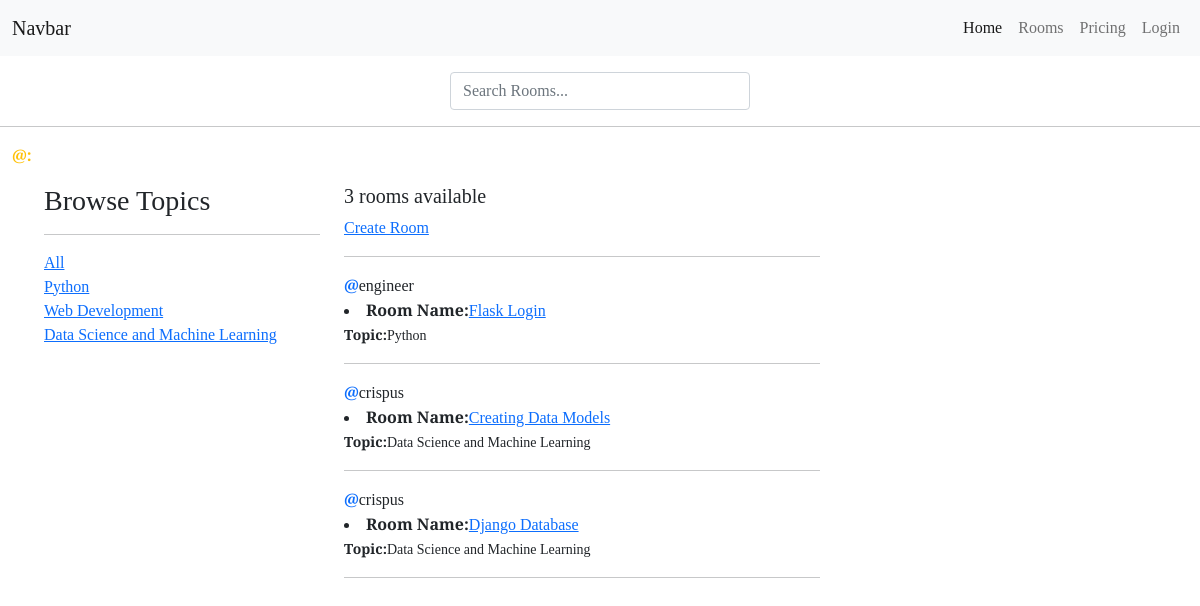
The app's page /, older data.
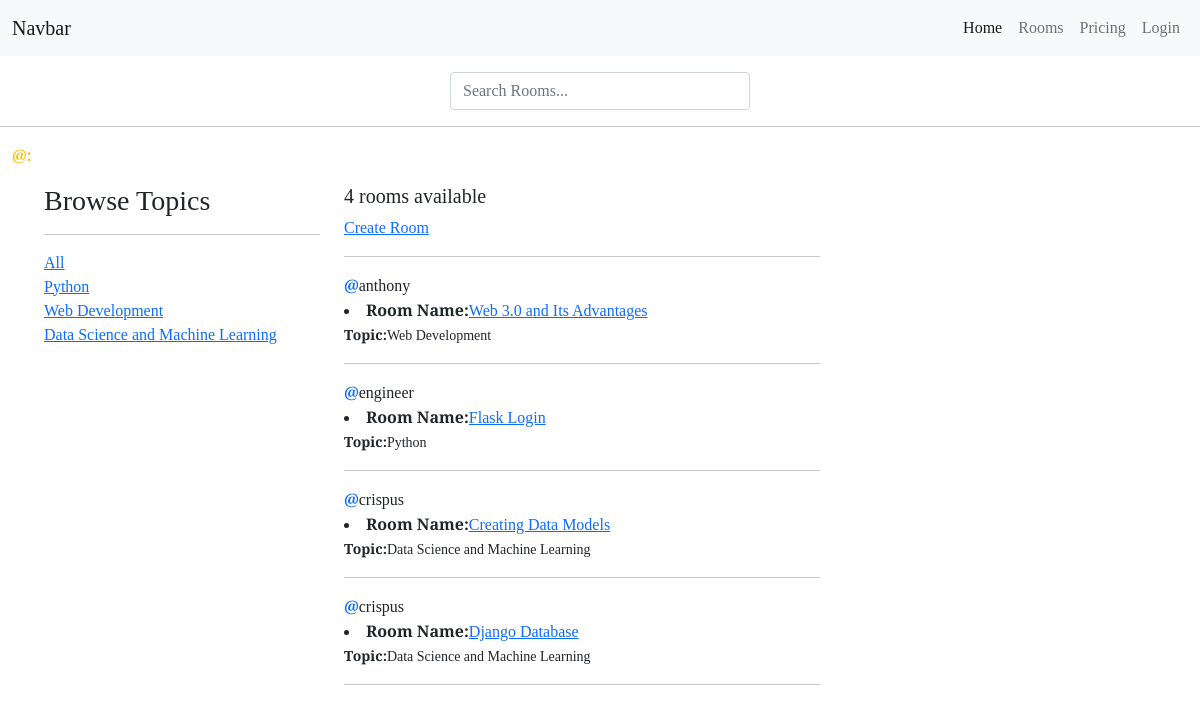
The same page, newer data.
### hub/models.py (models this page shows, shortened)
class Topic(models.Model):
    name = models.CharField(max_length=200)
    def __str__(self):
        return self.name

class Room(models.Model):
    host = models.ForeignKey(User, on_delete=models.SET_NULL, null=True)
    topic = models.ForeignKey(Topic, on_delete=models.SET_NULL, null=True)
    name = models.CharField(max_length=100)
    description= models.TextField(null=True, blank=True)
    participants = models.ManyToManyField(User, related_name='Participants')
    updated = models.DateTimeField(auto_now=True)
    date_created = models.DateTimeField(auto_now_add=True)
    class Meta:
        ordering = ['-updated', '-date_created'] # more like pagination in flask

### hub/views.py (the view)
# urls.py: 2. Add a URL to urlpatterns:  path('', views.home, name='home')
def home(request):
    q = request.GET.get('t') if request.GET.get('t')  !=None else ''
    print(q)
    rooms = Room.objects.filter( Q(topic__name__icontains=q) |
                                 Q(name__icontains=q) |
                                 Q(description__icontains = q)
                                 )
    topics = Topic.objects.all()
    room_count = rooms.count()
    context = {'rooms': rooms, 'topics': topics, 'room_count': room_count}
    return render(request, 'hub/home.html', context)

### hub/templates/hub/home.html (shortened to what this page needs)
{% extends 'base.html' %}
 {% block content %}
 <div class="container-fluid">
     <p><strong class="text-warning">@: </strong>{{request.user.username}}</p>
    <div class="row">
        <div class="col-md-3" style="margin-left: 2rem;">
            <h3>Browse Topics</h3>
            <hr>
            <div>
                <a href="{% url "home" %}">All</a>
            </div>
            {% for topic in topics %}
                <div>
                    <a href="{% url "home" %}?t={{topic.name}}">{{topic.name}}</a>
                </div>
            {% endfor %}
        </div>
        <div class="col-md-5">
            <h5>{{ room_count }} rooms available </h5>
            <a href='{% url 'create-room' %}'> Create Room</a>
            <hr>
               {% for room in rooms %}
                       <span><strong class="text-primary">@</strong>{{room.host}}</span>
                       <li><strong>Room Name:</strong><a href='{% url 'rooms' room.id %}'>{{room.name}}</a></li>
                       <small><strong>Topic:</strong>{{room.topic}}</small>
                   <hr>
               {% endfor %}
        </div>
    </div>
</div>
{% endblock %}

Row changes from the older to the newer data that the page shows:
added Room: host "anthony", name "Web 3.0 and Its Advantages", topic "Web Development"
Text that changed along with them:
{{ room_count }}: "3" → "4"
